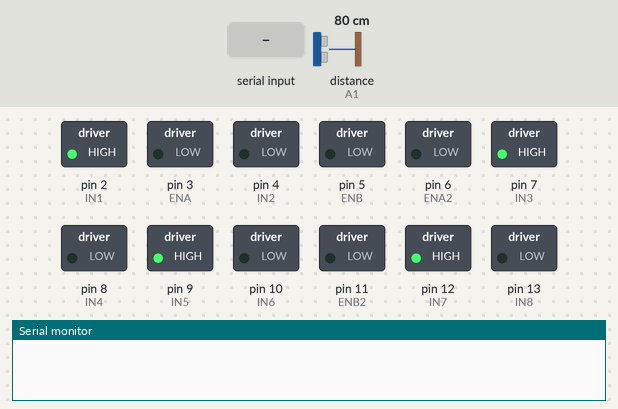
A sketch run on a simulated Arduino Uno, built with avr-gcc and run on an emulated ATmega328P. On the bench: switched loads named in the sketch (green lamp = pin HIGH), the last lines printed to the serial monitor. Dashed ring = blinking. Inputs (shaded band) come from the test bench; at power-on: distance to the obstacle (sensor on A1) 80 cm. The echo pulse lasts 58.3 µs per cm; pins used as bus, display or sensor lines are not drawn.

Above: at 1.2 s.
1.3 s: "e" received over Serial
2.8 s: distance to the obstacle (sensor on A1) set to 17 cm
4.3 s: distance to the obstacle (sensor on A1) set to 14 cm
At 5.0 s:
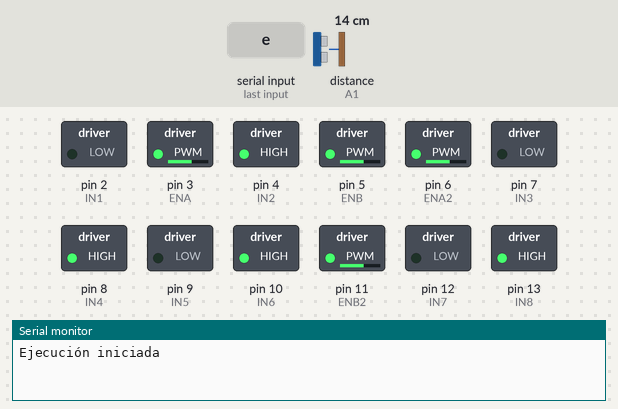
7.3 s: distance to the obstacle (sensor on A1) set to 18 cm
At 8.8 s:
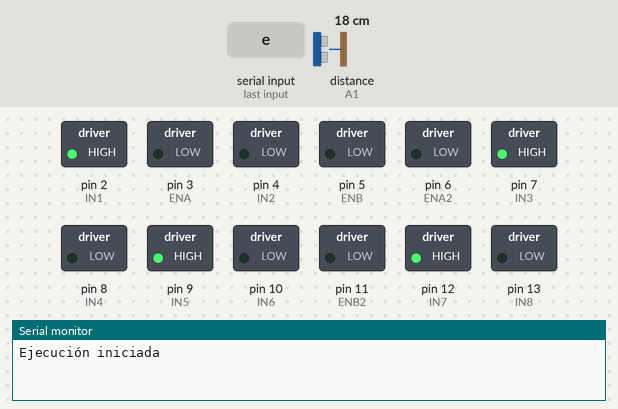
9.2 s: "1" received over Serial
At 9.9 s:
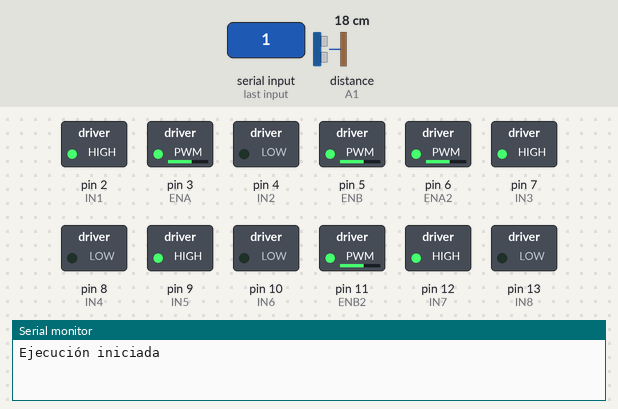
10.7 s: "4" received over Serial
At 11.1 s:
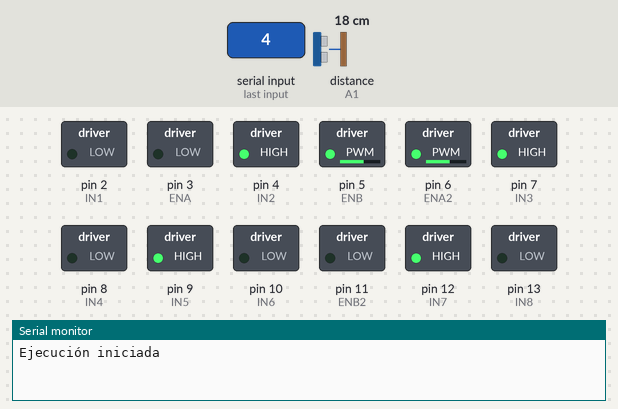
Timing chart, 0 to 13.2 s (numbered marks = the images above; inputs shaded):
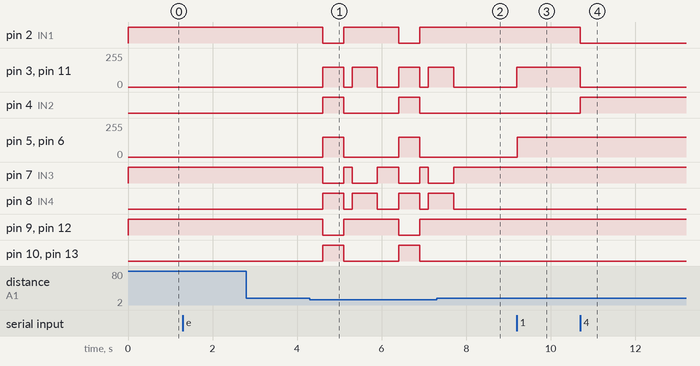

The sketch:

control_4_motores_evasion.ino
```cpp
// === Pines Motores Puente H1 ===
#define ENA   3 // Motor 1 (lado izquierdo enfrente) rojo
#define IN1   2 // café
#define IN2   4 // verde

#define ENB   5 // Motor 2 (lado derecho enfrente) azul
#define IN3   7 // naranja
#define IN4   8 // amarillo

// === Pines Motores Puente H2 ===
#define ENA2  6  // Motor 3 (lado izquierdo atrás) rojo
#define IN5   9  // café
#define IN6   10 // gris

#define ENB2  11 // Motor 4 (lado derecho atrás) azul
#define IN7   12 // verde
#define IN8   13 // morado

// === Sensor ultrasónico ===
#define TRIG A0
#define ECHO A1

bool iniciado = false;

// --- Funciones de control ---
void motorControl(int EN, int INa, int INb, int velocidad, bool adelante) {
  if (adelante) {
    digitalWrite(INa, HIGH);
    digitalWrite(INb, LOW);
  } else {
    digitalWrite(INa, LOW);
    digitalWrite(INb, HIGH);
  }
  analogWrite(EN, velocidad);
}

void adelante(int vel) {
  motorControl(ENA, IN1, IN2, vel, true);
  motorControl(ENA2, IN5, IN6, vel, true);
  motorControl(ENB, IN3, IN4, vel, true);
  motorControl(ENB2, IN7, IN8, vel, true);
}

void atras(int vel) {
  motorControl(ENA, IN1, IN2, vel, false);
  motorControl(ENA2, IN5, IN6, vel, false);
  motorControl(ENB, IN3, IN4, vel, false);
  motorControl(ENB2, IN7, IN8, vel, false);
}

void derecha(int vel) {
  motorControl(ENA, IN1, IN2, vel, true);
  motorControl(ENA2, IN5, IN6, 0, true);
  motorControl(ENB, IN3, IN4, 0, false);
  motorControl(ENB2, IN7, IN8, vel, true);
}

void izquierda(int vel) {
  motorControl(ENA, IN1, IN2, 0, false);
  motorControl(ENA2, IN5, IN6, vel, true);
  motorControl(ENB, IN3, IN4, vel, true);
  motorControl(ENB2, IN7, IN8, 0, true);
}

void detener() {
  motorControl(ENA, IN1, IN2, 0, true);
  motorControl(ENA2, IN5, IN6, 0, true);
  motorControl(ENB, IN3, IN4, 0, true);
  motorControl(ENB2, IN7, IN8, 0, true);
}

// --- Medir distancia ---
long medirDistancia() {
  digitalWrite(TRIG, LOW);
  delayMicroseconds(2);
  digitalWrite(TRIG, HIGH);
  delayMicroseconds(10);
  digitalWrite(TRIG, LOW);

  long duracion = pulseIn(ECHO, HIGH, 30000); // timeout 30ms
  long distancia = duracion * 0.034 / 2;      // en cm
  return distancia;
}

// --- Evasión de obstáculos ---
void evadirObstaculo(int vel) {
  detener();
  delay(300);
  atras(vel);          // Retrocede un poco
  delay(500);
  detener();
  delay(200);
  derecha(vel);        // Gira a la derecha
  delay(600);
  detener();
  delay(200);
}

void setup() {
  Serial.begin(9600);
  pinMode(IN1, OUTPUT); pinMode(IN2, OUTPUT);
  pinMode(IN3, OUTPUT); pinMode(IN4, OUTPUT);
  pinMode(IN5, OUTPUT); pinMode(IN6, OUTPUT);
  pinMode(IN7, OUTPUT); pinMode(IN8, OUTPUT);
  pinMode(ENA, OUTPUT); pinMode(ENB, OUTPUT);
  pinMode(ENA2, OUTPUT); pinMode(ENB2, OUTPUT);
  pinMode(TRIG, OUTPUT);
  pinMode(ECHO, INPUT);
  detener();
}

void loop() {
  int vel = 150; // Velocidad base (0-255)

  // Esperar hasta recibir el comando 'e' desde Python
  if (!iniciado) {
    if (Serial.available() > 0) {
      char comando = Serial.read();
      if (comando == 'e') {
        iniciado = true;
        detener();
        Serial.println("Ejecución iniciada");
      }
    }
    return; // mientras no inicie, no hacer nada más
  }

  long distancia = medirDistancia();

  // --- Detección automática ---
  if (distancia > 0 && distancia < 15) {  // Obstáculo a menos de 15 cm
    evadirObstaculo(vel);
    return;  // No procesar comandos mientras esquiva
  }

  // --- Control por comandos seriales ---
  if (Serial.available() > 0) {
    char comando = Serial.read();

    if (comando == '1') {
      adelante(vel);
    } else if (comando == '2') {
      atras(vel);
    } else if (comando == '3') {
      derecha(vel);
    } else if (comando == '4') {
      izquierda(vel);
    } else if (comando == '5') {
      detener();
    } else if (comando == 'x') {
      detener();
      iniciado = false;  // vuelve al modo de espera
      Serial.println("Ejecución detenida");
    }
  }
}
```

Measured:
- the behaviour switches between 16 and 15 cm on distance to the obstacle (sensor on A1) (found by bisection; images 0 and 1)
- after the input at 2.8 s, every drawn part: stays the same
- after the input at 4.3 s, pin 2 (IN1): alternates HIGH for 1.3 s and LOW for 0.50 s, starting after 0.30 s; pin 3 (ENA): goes 150/255 0.50 s, 0/255 0.20 s, 150/255 0.60 s, 0/255 0.50 s, 150/255 0.50 s, 0/255 0.20 s, then 150/255, starting after 0.30 s
- after the input at 7.3 s, pin 2 (IN1): stays HIGH (without the input it goes to LOW after 0.91 s); pin 3 (ENA): goes on until 7.7 s, then stays 0/255
- after the input at 9.2 s, pin 3 (ENA), pin 5 (ENB), pin 6 (ENA2), pin 11 (ENB2): 0/255 → 150/255 at once
- after the input at 10.7 s, pin 2 (IN1): HIGH → LOW at once; pin 3 (ENA), pin 11 (ENB2): 150/255 → 0/255 at once; pin 4 (IN2): LOW → HIGH at once
